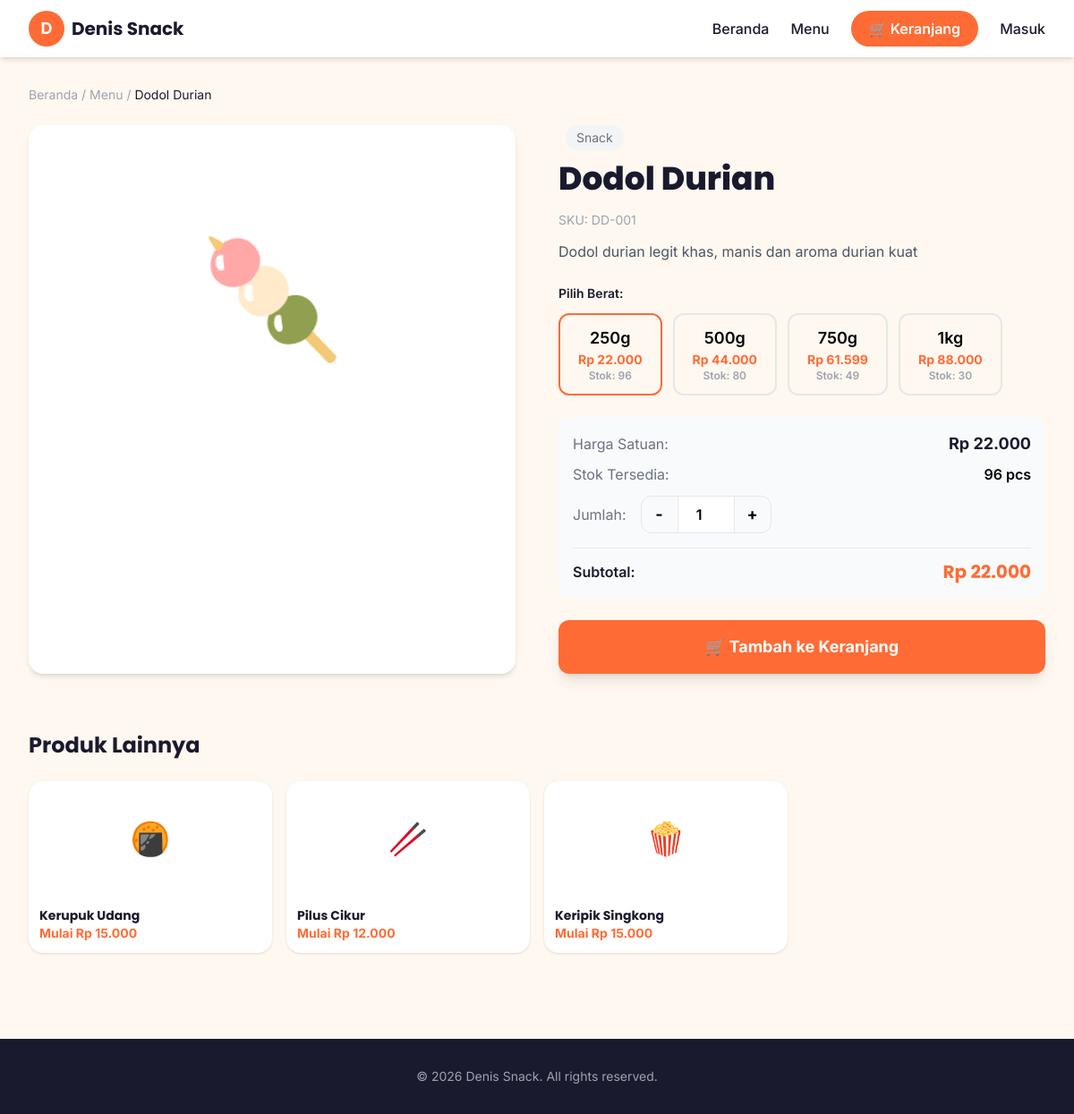
The app's page /product/7, older data.
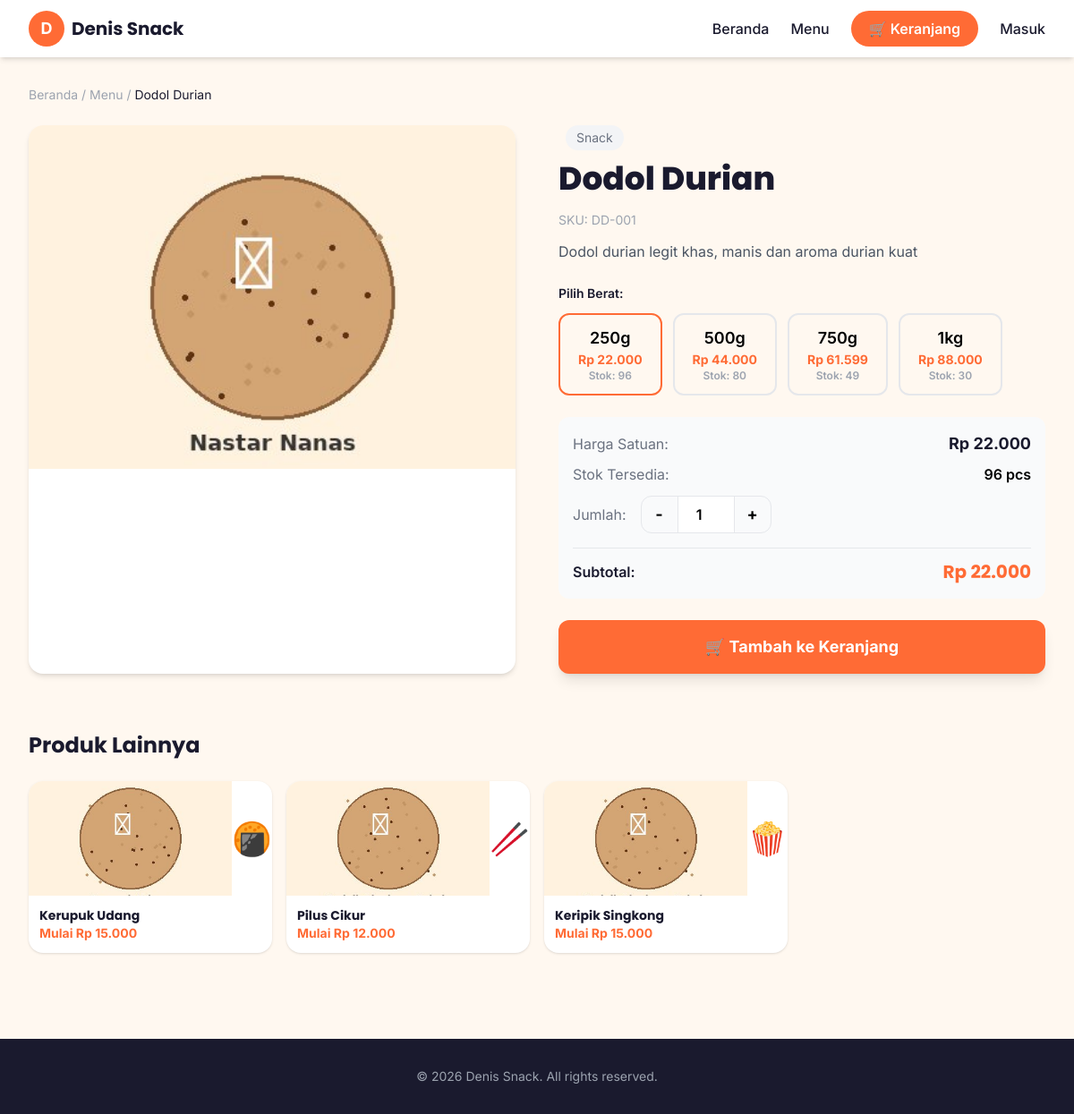
The same page, newer data.
### tables this page shows
CREATE TABLE products (
        id INTEGER PRIMARY KEY AUTOINCREMENT,
        name TEXT NOT NULL,
        description TEXT,
        base_price INTEGER NOT NULL DEFAULT 0,
        category_id INTEGER,
        emoji TEXT DEFAULT '🍿',
        photo TEXT,
        badge TEXT,
        is_active INTEGER DEFAULT 1,
        is_featured INTEGER DEFAULT 0,
        sku TEXT,
        created_at TIMESTAMP DEFAULT CURRENT_TIMESTAMP,
        FOREIGN KEY (category_id) REFERENCES categories(id) ON DELETE SET NULL
    );

CREATE TABLE categories (
        id INTEGER PRIMARY KEY AUTOINCREMENT,
        name TEXT NOT NULL,
        slug TEXT UNIQUE NOT NULL,
        description TEXT,
        emoji TEXT DEFAULT '📁',
        is_active INTEGER DEFAULT 1,
        sort_order INTEGER DEFAULT 0,
        created_at TIMESTAMP DEFAULT CURRENT_TIMESTAMP
    );

CREATE TABLE product_variants (
        id INTEGER PRIMARY KEY AUTOINCREMENT,
        product_id INTEGER NOT NULL,
        weight_label TEXT NOT NULL,
        weight_gram INTEGER NOT NULL,
        price INTEGER NOT NULL,
        stock INTEGER DEFAULT 0,
        sku TEXT,
        min_stock INTEGER DEFAULT 5,
        is_active INTEGER DEFAULT 1,
        FOREIGN KEY (product_id) REFERENCES products(id) ON DELETE CASCADE
    );

### app.py (the view)
@app.route('/product/<int:product_id>')
def product_detail(product_id):
    conn = get_db()
    product = conn.execute("SELECT p.*, c.name as cat_name FROM products p LEFT JOIN categories c ON p.category_id=c.id WHERE p.id=?", (product_id,)).fetchone()
    if not product:
        conn.close()
        return redirect(url_for('index'))
    variants = conn.execute("SELECT * FROM product_variants WHERE product_id=? AND is_active=1 ORDER BY weight_gram", (product_id,)).fetchall()
    settings = get_settings()
    related = conn.execute("SELECT p.*, c.name as cat_name FROM products p LEFT JOIN categories c ON p.category_id=c.id WHERE p.is_active=1 AND p.category_id=? AND p.id!=? LIMIT 4", (product['category_id'], product_id)).fetchall()
    conn.close()
    return render_template('product_detail.html', product=product, variants=variants, settings=settings, related=related)

### app.py (called while the page is built, shortened)
def get_db():
    conn = sqlite3.connect(DB_PATH, timeout=10)
    conn.row_factory = sqlite3.Row
    conn.execute("PRAGMA foreign_keys = ON")
    conn.execute("PRAGMA busy_timeout = 5000")
    return conn

def get_settings():
    now = time.time()
    if _settings_cache['data'] is not None and now - _settings_cache['ts'] < 2:
        return _settings_cache['data']

def _norm_color(value, default):
    v = str(value or '').strip()
    if len(v) == 7 and v[0] == '#' and all(c in COLOR_VALID for c in v[1:]):
        return v
    if len(v) == 6 and all(c in COLOR_VALID for c in v):
        return '#' + v
    return default

def get_theme():
    s = get_settings()
    theme = {}
    for k, v in THEME_DEFAULTS.items():
        theme[k] = s.get('theme_' + k, v)
    for c in ('primary', 'secondary', 'accent', 'dark', 'light', 'success', 'info'):
        theme[c] = _norm_color(theme[c], THEME_DEFAULTS[c])
    if theme['font_scale'] not in ('small', 'normal', 'large'):
        theme['font_scale'] = 'normal'
    theme['product_cols'] = theme['product_cols'] if theme['product_cols'] in ('2', '3', '4') else '4'
    theme['body_class'] = 'theme-btn-{} theme-card-{} theme-font-{}'.format(
        theme['button_style'], theme['card_style'], theme['font_scale'])
    theme['body_class'] += ' theme-anim-off' if theme.get('animation') != '1' else ''
    return theme

@app.context_processor
def inject_globals():
    return {'theme': get_theme(), 'settings': get_settings()}

### templates/product_detail.html (shortened to what this page needs)
<!DOCTYPE html>
<html lang="id">
<head>
    <script src="https://cdn.tailwindcss.com"></script>
</head>
<body class="bg-light font-body {{ theme.body_class }}">
    <nav class="bg-white shadow-md sticky top-0 z-50">
        <div class="max-w-7xl mx-auto px-4 sm:px-6 lg:px-8">
            <div class="flex justify-between items-center h-16">
                <a href="/" class="flex items-center gap-2"><div class="w-10 h-10 bg-primary rounded-full flex items-center justify-center overflow-hidden">{% if theme.logo_type == 'image' and theme.logo_image %}<img src="/uploads/{{ theme.logo_image }}" alt="logo" class="w-full h-full object-cover">{% else %}<span class="text-white font-bold text-lg">{{ theme.logo_text or 'D' }}</span>{% endif %}</div><span class="font-display font-bold text-xl text-dark">{{ settings.get('shop_name', 'Denis Snack') }}</span></a>
                <div class="hidden md:flex items-center gap-6">
                    <a href="/" class="text-dark hover:text-primary transition font-medium">Beranda</a>
                    <a href="/#menu" class="text-dark hover:text-primary transition font-medium">Menu</a>
                    <a href="/#keranjang" class="bg-primary text-white px-5 py-2 rounded-full hover:bg-orange-600 transition font-semibold flex items-center gap-2">🛒  Keranjang</a>
                    {% if session.get('customer_id') %}
                    <a href="/profile" class="text-dark hover:text-primary font-medium">👤 {{ session.get('customer_name') }}</a>
                    {% else %}
                    <a href="/login" class="text-dark hover:text-primary font-medium">Masuk</a>
                    {% endif %}
                </div>
            </div>
        </div>
    </nav>
    <main class="max-w-7xl mx-auto px-4 sm:px-6 lg:px-8 py-8">
        <nav class="text-sm text-gray-400 mb-6"><a href="/" class="hover:text-primary">Beranda</a> / <a href="/#menu" class="hover:text-primary">Menu</a> / <span class="text-dark">{{ product.name }}</span></nav>
        <div class="grid md:grid-cols-2 gap-8 lg:gap-12">
            <div class="bg-white rounded-2xl shadow-md overflow-hidden">
                <div class="h-72 md:h-96 bg-gradient-to-br from-primary/10 to-accent/10 flex items-center justify-center">
                    {% if product.photo %}
                    <img src="/uploads/{{ product.photo }}" alt="{{ product.name }}" class="w-full h-full object-cover">
                    {% else %}
                    <span class="text-9xl">{{ product.emoji }}</span>
                    {% endif %}
                </div>
            </div>
            <div>
                {% if product.cat_name %}<span class="inline-block bg-gray-100 text-gray-500 px-3 py-1 rounded-full text-sm mb-3 ml-2">{{ product.cat_name }}</span>{% endif %}
                <h1 class="font-display text-3xl md:text-4xl font-extrabold text-dark mb-4">{{ product.name }}</h1>
                {% if product.sku %}<p class="text-gray-400 text-sm mb-3">SKU: {{ product.sku }}</p>{% endif %}
                <p class="text-gray-600 leading-relaxed mb-6">{{ product.description }}</p>
                <div class="mb-6">
                    <label class="block text-sm font-semibold text-dark mb-3">Pilih Berat:</label>
                    <div class="flex flex-wrap gap-3" id="variant-options">
                        {% for v in variants %}
                        <button type="button" onclick="selectVariant({{ v.id }}, {{ v.price }}, {{ v.stock }}, '{{ v.weight_label }}')"
                            class="variant-btn px-5 py-3 rounded-xl border-2 border-gray-200 font-semibold transition hover:border-primary {% if loop.first %}border-primary bg-primary/5{% endif %}"
                            data-vid="{{ v.id }}" data-price="{{ v.price }}" data-stock="{{ v.stock }}" data-weight="{{ v.weight_label }}">
                            <span class="block text-lg">{{ v.weight_label }}</span>
                            <span class="block text-primary font-bold text-sm">Rp {{ "{:,.0f}".format(v.price).replace(",", ".") }}</span>
                            <span class="block text-gray-400 text-xs">Stok: {{ v.stock }}</span>
                        </button>
                        {% endfor %}
                    </div>
                </div>
                <div class="bg-gray-50 rounded-xl p-4 mb-6">
                    <div class="flex justify-between items-center mb-2"><span class="text-gray-500">Harga Satuan:</span><span class="font-bold text-dark text-lg" id="detail-price">Rp {{ "{:,.0f}".format(variants[0].price if variants else 0).replace(",", ".") }}</span></div>
                    <div class="flex justify-between items-center mb-3"><span class="text-gray-500">Stok Tersedia:</span><span class="font-semibold" id="detail-stock">{{ variants[0].stock if variants else 0 }} pcs</span></div>
                    <div class="flex items-center gap-4 mb-4">
                        <span class="text-gray-500">Jumlah:</span>
                        <div class="flex items-center border rounded-xl">
                            <button type="button" onclick="changeQty(-1)" class="w-10 h-10 flex items-center justify-center text-lg font-bold hover:bg-gray-100 rounded-l-xl">-</button>
                            <input type="number" id="qty-input" value="1" min="1" max="{{ variants[0].stock if variants else 1 }}" readonly class="w-16 h-10 text-center font-semibold border-x outline-none">
                            <button type="button" onclick="changeQty(1)" class="w-10 h-10 flex items-center justify-center text-lg font-bold hover:bg-gray-100 rounded-r-xl">+</button>
                        </div>
                    </div>
                    <div class="flex justify-between items-center border-t pt-3"><span class="font-semibold text-dark">Subtotal:</span><span class="font-display font-bold text-xl text-primary" id="detail-subtotal">Rp {{ "{:,.0f}".format(variants[0].price if variants else 0).replace(",", ".") }}</span></div>
                </div>
                <button onclick="addDetailToCart()" id="add-to-cart-btn" class="w-full bg-primary text-white py-4 rounded-xl hover:bg-orange-600 transition font-bold text-lg shadow-lg shadow-primary/30 flex items-center justify-center gap-2">
                    🛒 Tambah ke Keranjang
                </button>
            </div>
        </div>
        {% if related %}
        <section class="mt-16">
            <h2 class="font-display text-2xl font-bold text-dark mb-6">Produk Lainnya</h2>
            <div class="grid grid-cols-2 md:grid-cols-4 gap-4">
                {% for r in related %}
                <a href="/product/{{ r.id }}" class="bg-white rounded-2xl shadow hover:shadow-lg transition overflow-hidden group">
                    <div class="h-32 bg-gradient-to-br from-primary/20 to-accent/20 flex items-center justify-center group-hover:scale-105 transition">
                        {% if r.photo %}<img src="/uploads/{{ r.photo }}" class="w-full h-full object-cover"><span class="text-4xl">{{ r.emoji }}</span>{% else %}<span class="text-4xl">{{ r.emoji }}</span>{% endif %}
                    </div>
                    <div class="p-3">
                        <h3 class="font-display font-bold text-sm text-dark truncate">{{ r.name }}</h3>
                        <p class="text-primary font-bold text-sm">Mulai Rp {{ "{:,.0f}".format(r.base_price).replace(",", ".") }}</p>
                    </div>
                </a>
                {% endfor %}
            </div>
        </section>
        {% endif %}
    </main>
    <footer class="bg-dark text-white py-8 mt-16">
        <div class="max-w-7xl mx-auto px-4 text-center">
            <p class="text-gray-400 text-sm">&copy; 2026 {{ settings.get('shop_name', 'Denis Snack') }}. All rights reserved.</p>
        </div>
    </footer>
</body>
</html>

Row changes from the older to the newer data that the page shows:
changed products "Dodol Durian": photo: picture added; emoji "🍡" → (not shown)
changed products "Kerupuk Udang": photo: picture added; photo empty → "kerupuk-udang.jpg" (drawn)
changed products "Pilus Cikur": photo: picture added; photo empty → "keripik-singkong.jpg" (drawn)
changed products "Keripik Singkong": photo: picture added; photo empty → "keripik-singkong.jpg" (drawn)
